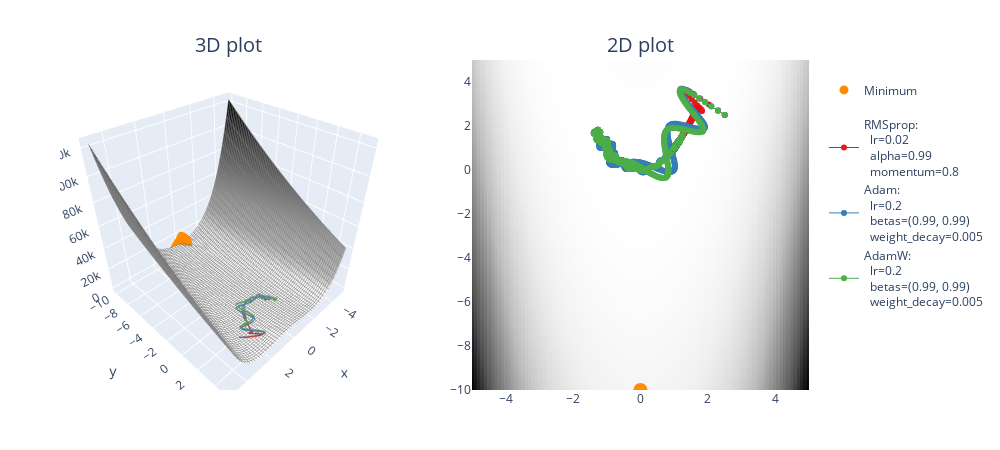

Write notebook code for a chart like this one.
### Code cell
points = []

optimizer_list = [
    # (SGD, {"lr": 0.03, "momentum": 0.99}),
    (RMSprop, {"lr": 0.02, "alpha": 0.99, "momentum": 0.8}),
    (Adam, {"lr": 0.2, "betas": (0.99, 0.99), "weight_decay": 0.005}),
    (AdamW, {"lr": 0.2, "betas": (0.99, 0.99), "weight_decay": 0.005}),
]

for optimizer_class, params in optimizer_list:
    xy = t.tensor([2.5, 2.5], requires_grad=True)
    xys = opt_fn(
        rosenbrocks_banana_func,
        xy=xy,
        optimizer_class=optimizer_class,
        optimizer_hyperparams=params,
        n_iters=5000
    )
    points.append((xys, optimizer_class, params))

plot_fn_with_points(rosenbrocks_banana_func, min_points=[(0, "y_min")], points=points)

### Figure 1 — Plotly figure (JSON) as saved in the notebook; plotly's stock layout.template omitted (floating-point values rounded to 4 significant figures; data arrays with more than 128 entries replaced by an {"elided": "..."} marker saying what was removed)
{"data": [{"colorscale": [[0, "rgb(255,255,255)"], [0.125, "rgb(240,240,240)"], [0.25, "rgb(217,217,217)"], [0.375, "rgb(189,189,189)"], [0.5, "rgb(150,150,150)"], [0.625, "rgb(115,115,115)"], [0.75, "rgb(82,82,82)"], [0.875, "rgb(37,37,37)"], [1, "rgb(0,0,0)"]], "contours": {"x": {"color": "grey", "end": 5, "show": true, "size": 0.2, "start": -5}, "y": {"color": "grey", "end": 5, "show": true, "size": 0.2, "start": -10}}, "hovertemplate": "<b>x</b> = %{x:.2f}<br><b>y</b> = %{y:.2f}<br><b>z</b> = %{z:.2f}</b>", "scene": "scene", "showscale": false, "type": "surface", "x": [-5.0, -4.899, -4.798, -4.697, -4.596, -4.495, -4.394, -4.293, -4.192, -4.091, -3.99, -3.889, -3.788, -3.687, -3.586, -3.485, -3.384, -3.283, -3.182, -3.081, -2.98, -2.879, -2.778, -2.677, -2.576, -2.475, -2.374, -2.273, -2.172, -2.071, -1.97, -1.869, -1.768, -1.667, -1.566, -1.465, -1.364, -1.263, -1.162, -1.061, -0.9596, -0.8586, -0.7576, -0.6566, -0.5556, -0.4545, -0.3535, -0.2525, -0.1515, -0.05051, 0.05051, 0.1515, 0.2525, 0.3535, 0.4545, 0.5556, 0.6566, 0.7576, 0.8586, 0.9596, 1.061, 1.162, 1.263, 1.364, 1.465, 1.566, 1.667, 1.768, 1.869, 1.97, 2.071, 2.172, 2.273, 2.374, 2.475, 2.576, 2.677, 2.778, 2.879, 2.98, 3.081, 3.182, 3.283, 3.384, 3.485, 3.586, 3.687, 3.788, 3.889, 3.99, 4.091, 4.192, 4.293, 4.394, 4.495, 4.596, 4.697, 4.798, 4.899, 5.0], "y": [-10.0, -9.848, -9.697, -9.545, -9.394, -9.242, -9.091, -8.939, -8.788, -8.636, -8.485, -8.333, -8.182, -8.03, -7.879, -7.727, -7.576, -7.424, -7.273, -7.121, -6.97, -6.818, -6.667, -6.515, -6.364, -6.212, -6.061, -5.909, -5.758, -5.606, -5.455, -5.303, -5.152, -5.0, -4.848, -4.697, -4.545, -4.394, -4.242, -4.091, -3.939, -3.788, -3.636, -3.485, -3.333, -3.182, -3.03, -2.879, -2.727, -2.576, -2.424, -2.273, -2.121, -1.97, -1.818, -1.667, -1.515, -1.364, -1.212, -1.061, -0.9091, -0.7576, -0.6061, -0.4545, -0.303, -0.1515, -1.49e-07, 0.1515, 0.303, 0.4545, 0.6061, 0.7576, 0.9091, 1.061, 1.212, 1.364, 1.515, 1.667, 1.818, 1.97, 2.121, 2.273, 2.424, 2.576, 2.727, 2.879, 3.03, 3.182, 3.333, 3.485, 3.636, 3.788, 3.939, 4.091, 4.242, 4.394, 4.545, 4.697, 4.848, 5.0], "z": {"elided": "100x100 float values"}}, {"colorscale": [[0, "rgb(255,255,255)"], [0.125, "rgb(240,240,240)"], [0.25, "rgb(217,217,217)"], [0.375, "rgb(189,189,189)"], [0.5, "rgb(150,150,150)"], [0.625, "rgb(115,115,115)"], [0.75, "rgb(82,82,82)"], [0.875, "rgb(37,37,37)"], [1, "rgb(0,0,0)"]], "customdata": {"elided": "100x100 float values"}, "hovertemplate": "<b>x</b> = %{x:.2f}<br><b>y</b> = %{y:.2f}<br><b>z</b> = %{customdata:.2f}</b>", "showscale": false, "type": "heatmap", "x": [-5.0, -4.899, -4.798, -4.697, -4.596, -4.495, -4.394, -4.293, -4.192, -4.091, -3.99, -3.889, -3.788, -3.687, -3.586, -3.485, -3.384, -3.283, -3.182, -3.081, -2.98, -2.879, -2.778, -2.677, -2.576, -2.475, -2.374, -2.273, -2.172, -2.071, -1.97, -1.869, -1.768, -1.667, -1.566, -1.465, -1.364, -1.263, -1.162, -1.061, -0.9596, -0.8586, -0.7576, -0.6566, -0.5556, -0.4545, -0.3535, -0.2525, -0.1515, -0.05051, 0.05051, 0.1515, 0.2525, 0.3535, 0.4545, 0.5556, 0.6566, 0.7576, 0.8586, 0.9596, 1.061, 1.162, 1.263, 1.364, 1.465, 1.566, 1.667, 1.768, 1.869, 1.97, 2.071, 2.172, 2.273, 2.374, 2.475, 2.576, 2.677, 2.778, 2.879, 2.98, 3.081, 3.182, 3.283, 3.384, 3.485, 3.586, 3.687, 3.788, 3.889, 3.99, 4.091, 4.192, 4.293, 4.394, 4.495, 4.596, 4.697, 4.798, 4.899, 5.0], "xaxis": "x", "y": [-10.0, -9.848, -9.697, -9.545, -9.394, -9.242, -9.091, -8.939, -8.788, -8.636, -8.485, -8.333, -8.182, -8.03, -7.879, -7.727, -7.576, -7.424, -7.273, -7.121, -6.97, -6.818, -6.667, -6.515, -6.364, -6.212, -6.061, -5.909, -5.758, -5.606, -5.455, -5.303, -5.152, -5.0, -4.848, -4.697, -4.545, -4.394, -4.242, -4.091, -3.939, -3.788, -3.636, -3.485, -3.333, -3.182, -3.03, -2.879, -2.727, -2.576, -2.424, -2.273, -2.121, -1.97, -1.818, -1.667, -1.515, -1.364, -1.212, -1.061, -0.9091, -0.7576, -0.6061, -0.4545, -0.303, -0.1515, -1.49e-07, 0.1515, 0.303, 0.4545, 0.6061, 0.7576, 0.9091, 1.061, 1.212, 1.364, 1.515, 1.667, 1.818, 1.97, 2.121, 2.273, 2.424, 2.576, 2.727, 2.879, 3.03, 3.182, 3.333, 3.485, 3.636, 3.788, 3.939, 4.091, 4.242, 4.394, 4.545, 4.697, 4.848, 5.0], "yaxis": "y", "z": {"elided": "100x100 float values"}}, {"marker": {"color": "darkorange", "size": 9}, "mode": "markers", "name": "<br>Minimum<br>", "showlegend": true, "type": "scatter3d", "x": [0], "y": [-10], "z": [10002]}, {"marker": {"color": "darkorange", "size": 14}, "mode": "markers", "showlegend": false, "type": "scatter", "x": [0], "y": [-10]}, {"line": {"color": "rgb(228,26,28)", "width": 6}, "mode": "lines", "scene": "scene", "showlegend": false, "type": "scatter3d", "x": {"elided": "5001 float values"}, "y": {"elided": "5001 float values"}, "z": {"elided": "5001 float values"}}, {"hoverinfo": "text", "line": {"color": "rgb(228,26,28)", "width": 1}, "marker": {"color": "rgb(228,26,28)", "size": 6}, "mode": "lines+markers", "name": "RMSprop:<br>  lr=0.02<br>  alpha=0.99<br>  momentum=0.8", "text": {"elided": "5001 str values"}, "type": "scatter", "x": {"elided": "5001 float values"}, "xaxis": "x", "y": {"elided": "5001 float values"}, "yaxis": "y"}, {"line": {"color": "rgb(55,126,184)", "width": 6}, "mode": "lines", "scene": "scene", "showlegend": false, "type": "scatter3d", "x": {"elided": "5001 float values"}, "y": {"elided": "5001 float values"}, "z": {"elided": "5001 float values"}}, {"hoverinfo": "text", "line": {"color": "rgb(55,126,184)", "width": 1}, "marker": {"color": "rgb(55,126,184)", "size": 6}, "mode": "lines+markers", "name": "Adam:<br>  lr=0.2<br>  betas=(0.99, 0.99)<br>  weight_decay=0.005", "text": {"elided": "5001 str values"}, "type": "scatter", "x": {"elided": "5001 float values"}, "xaxis": "x", "y": {"elided": "5001 float values"}, "yaxis": "y"}, {"line": {"color": "rgb(77,175,74)", "width": 6}, "mode": "lines", "scene": "scene", "showlegend": false, "type": "scatter3d", "x": {"elided": "5001 float values"}, "y": {"elided": "5001 float values"}, "z": {"elided": "5001 float values"}}, {"hoverinfo": "text", "line": {"color": "rgb(77,175,74)", "width": 1}, "marker": {"color": "rgb(77,175,74)", "size": 6}, "mode": "lines+markers", "name": "AdamW:<br>  lr=0.2<br>  betas=(0.99, 0.99)<br>  weight_decay=0.005", "text": {"elided": "5001 str values"}, "type": "scatter", "x": {"elided": "5001 float values"}, "xaxis": "x", "y": {"elided": "5001 float values"}, "yaxis": "y"}], "layout": {"annotations": [{"font": {"size": 20}, "showarrow": false, "text": "3D plot", "x": 0.225, "xanchor": "center", "xref": "paper", "y": 1, "yanchor": "bottom", "yref": "paper"}, {"font": {"size": 20}, "showarrow": false, "text": "2D plot", "x": 0.775, "xanchor": "center", "xref": "paper", "y": 1, "yanchor": "bottom", "yref": "paper"}], "height": 450, "margin": {"b": 60, "l": 60, "r": 60, "t": 60}, "scene": {"aspectmode": "cube", "domain": {"x": [0, 0.45], "y": [0, 1]}}, "title": {"font": {"size": 40}}, "width": 1000, "xaxis": {"anchor": "y", "domain": [0.55, 1], "range": [-5, 5]}, "yaxis": {"anchor": "x", "domain": [0, 1], "range": [-10, 5]}}}
